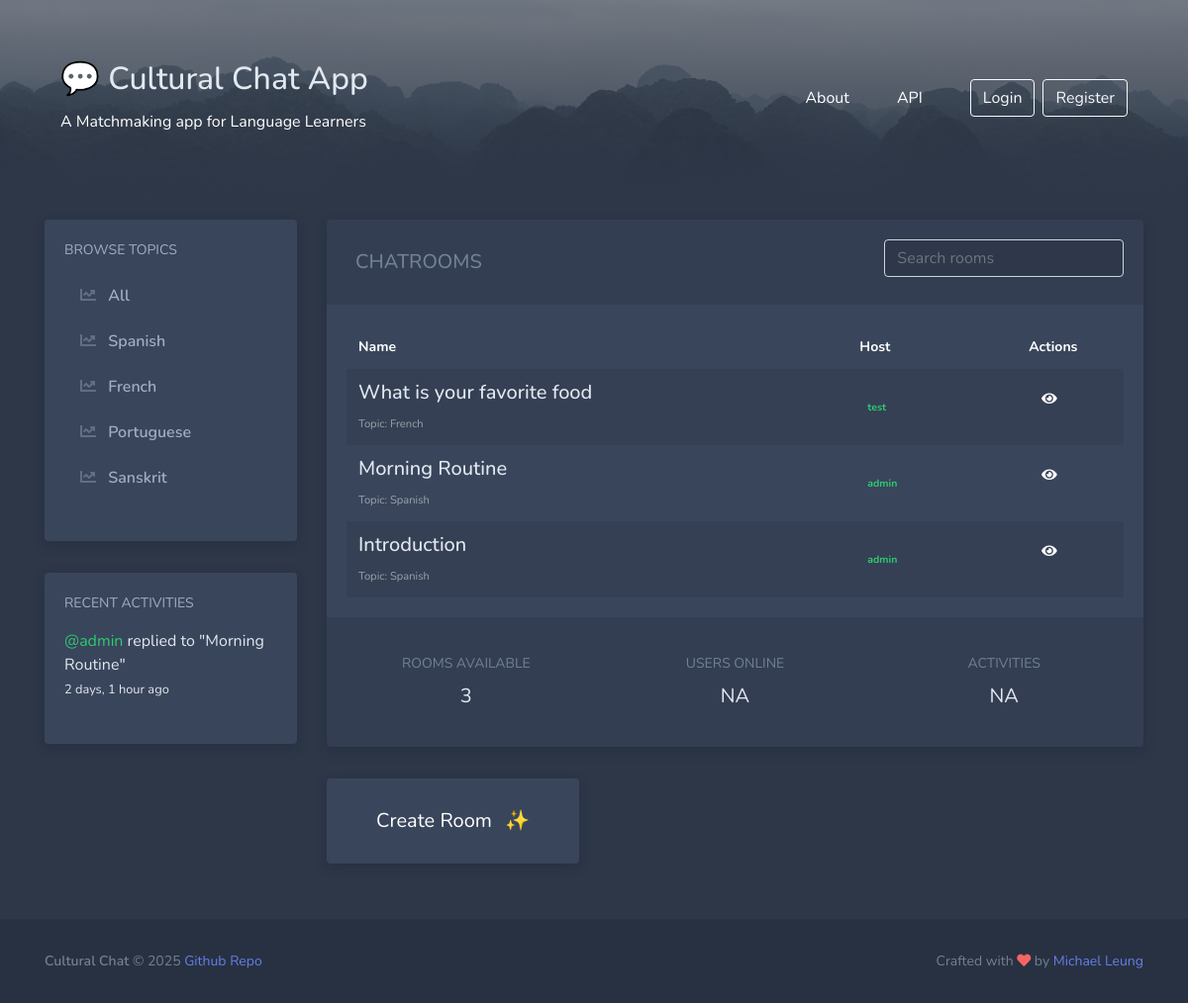
The app's page /, older data.
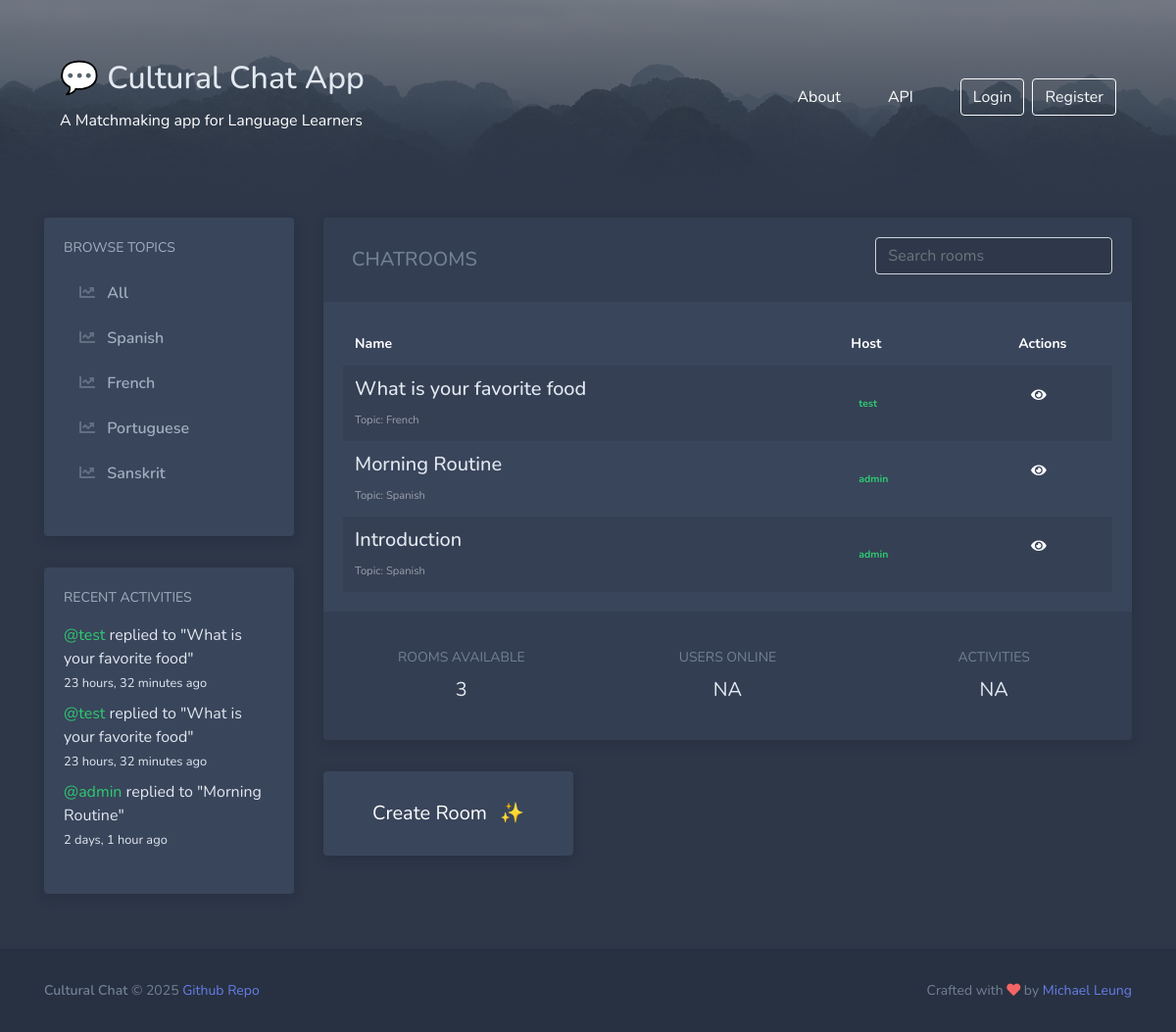
The same page, newer data.
### chatapp/models.py (models this page shows, shortened)
class Topic(models.Model):
    name = models.CharField(max_length=200)

class Message(models.Model):
    user = models.ForeignKey(User, on_delete=models.CASCADE)
    room = models.ForeignKey(Room, on_delete=models.CASCADE)
    body = models.TextField()
    updated = models.DateTimeField(auto_now=True)
    created = models.DateTimeField(auto_now_add=True)
    class Meta:
        ordering = ['-updated', '-created']

class Room(models.Model):
    host = models.ForeignKey(User, on_delete=models.SET_NULL, null=True)
    topic = models.ForeignKey(Topic, on_delete=models.SET_NULL, null=True)
    name = models.CharField(max_length=200)
    description = models.TextField(null=True, blank=True)
    participants = models.ManyToManyField(User, related_name='participants', blank=True)
    updated = models.DateTimeField(auto_now=True)
    created = models.DateTimeField(auto_now_add=True)
    class Meta:
        ordering = ['-updated', '-created']
    def __str__(self):
        return self.name

### chatapp/views.py (the view)
# urls.py: path("", views.home, name="home"),
def home(request):
    q = request.GET.get('q') if request.GET.get('q') != None else ''
    rooms = Room.objects.filter(
        Q(topic__name__icontains=q) |
        Q(name__icontains=q) |
        Q(description__icontains=q)
        )
    topics = Topic.objects.all()
    room_count = rooms.count()
    room_messages = Message.objects.filter(Q(room__topic__name__icontains=q))
    context = {
        'rooms' : rooms,
        'topics': topics,
        'room_count': room_count,
        'room_messages': room_messages,
        'q': q,
        }
    return render(request, 'chatapp/home.html', context)

### chatapp/templates/chatapp/home.html
{% extends 'main.html' %} {% block content %}
<div class="container py-4">
  <div class="row">
    <div class="col-lg-4 col-xl-3">
      {% include 'chatapp/components/sidebar.html' %}
    </div>
    <div class="col-lg-8 col-xl-9">
      {% include 'chatapp/components/activities.html' %}
      <div class="row">
        <div class="col-sm-6 col-lg-4">
          <a class="block" href="{% url 'create-room' %}">
            <div
              class="block-content block-content-full d-flex justify-content-center align-items-center"
            >
              <div class="py-2 text-center">
                <div class="text-white font-size-lg fw-bold">
                  <span class="mr-2">Create Room</span> ✨
                </div>
              </div>
            </div>
          </a>
        </div>
      </div>
    </div>
  </div>
</div>
{% endblock %}

### chatapp/templates/chatapp/components/sidebar.html
<div class="block d-none d-lg-block me-lg-4">
  <div class="block-content">
    <div class="font-size-sm text-uppercase text-light fw-bold mb-3">
      Browse Topics
    </div>
    <ul class="nav-main mb-4">
      <li class="nav-main-item">
        <a class="nav-main-link" href="/">
          <i class="fa fa-chart-line nav-main-icon"></i>
          <span class="nav-main-text">All</span>
        </a>
      </li>
      {% for topic in topics %}
      <li class="nav-main-item">
        <a class="nav-main-link" href="{% url 'home' %}?q={{topic.name}}">
          <i class="fa fa-chart-line nav-main-icon"></i>
          <span class="nav-main-text">{{topic.name}}</span>
        </a>
      </li>
      {% endfor %}
    </ul>
  </div>
</div>
<div class="block d-none d-lg-block me-lg-4">
  <div class="block-content">
    <div class="font-size-sm text-uppercase text-light fw-bold mb-3">
      Recent Activities
    </div>
    <ul class="nav-main mb-4">
      {% for message in room_messages %}
        <li class="mb-2">
          <div>
            <a class="text-green" href="{% url 'user-profile' message.user.id %}">@{{ message.user }}</a> replied to "{{ message.room }}"
          </div>
          <div><small>{{ message.created|timesince }} ago</small></div>
        </li>
      {% endfor %}
    </ul>
  </div>
</div>

### chatapp/templates/chatapp/components/activities.html (shortened to what this page needs)
<div class="block">
  <div class="block-content bg-black-10">
    <div class="row">
      <div class="col-lg-8  d-flex align-items-center pl-4">
        <h3 class="font-size-lg text-muted fw-bold text-uppercase mb-0">
          Chatrooms
        </h3>
      </div>
      <div class="col-lg-4">
        <form action="{% url 'home' %}" method="GET" class="mb-2">
          <input
            type="text"
            name="q"
            class="form-control bg-black-10 search"
            placeholder="Search rooms"
          />
        </form>
      </div>
    </div>
  </div>
  <div class="block-content">
    <div class="table-responsive">
      <table
        class="table table-dark table-borderless table-striped table-vcenter font-size-sm mb-0"
      >
        <thead>
          <tr>
            <th>Name</th>
            <th>Host</th>
            <th class="text-center">Actions</th>
          </tr>
        </thead>
        <tbody>
          {% for room in rooms %}
          <tr>
            <td>
              <a  href="{% url 'room' room.id %}">
                <h5 >{{room.name}}</h5>
              </a>
              <p
                class="font-size-sm text-white-50 mb-0 d-none d-md-block"
              >
              <small>Topic: {{room.topic.name}}</small>
              </p>
            </td>
            <td>
              <span class="badge text-bg-success p-2 ">
                <div class="text-green">{{room.host.username}}</div>
              </span>
            </td>
            <td class="text-center">
              <p>
                <a href="{% url 'room' room.id %}"><i class="fa fa-solid fa-eye text-white mr-2"></i></a>
              </p>
            </td>
          </tr>
          {% endfor %}
        </tbody>
      </table>
    </div>
  </div>
  <div class="block-content bg-black-10">
    <div class="row text-center">
      <div class="col-sm-4 py-3">
        <div class="text-muted mb-2 text-uppercase font-size-sm fw-bold">
          Rooms Available
        </div>
        <div class="text-black font-size-lg fw-bold">{{room_count}}</div>
      </div>
      <div class="col-sm-4 py-3">
        <div class="text-muted mb-2 text-uppercase font-size-sm fw-bold">
          Users Online
        </div>
        <div class="text-black font-size-lg fw-bold">NA</div>
      </div>
      <div class="col-sm-4 py-3">
        <div class="text-muted mb-2 text-uppercase font-size-sm fw-bold">
          Activities
        </div>
        <div class="text-black font-size-lg fw-bold">NA</div>
      </div>
    </div>
  </div>
</div>

Row changes from the older to the newer data that the page shows:
added Message: user "test", room "What is your favorite food", created "23 hours, 32 minutes"
added Message: user "test", room "What is your favorite food", created "23 hours, 32 minutes"
